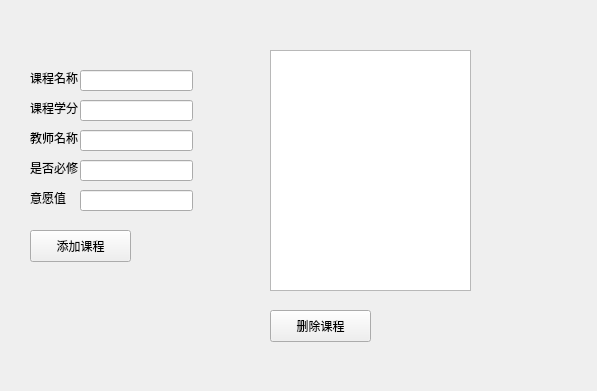
<?xml version="1.0" encoding="UTF-8"?>
<ui version="4.0">
 <class>ModifyCourses</class>
 <widget class="QWidget" name="ModifyCourses">
  <property name="geometry">
   <rect>
    <x>0</x>
    <y>0</y>
    <width>597</width>
    <height>391</height>
   </rect>
  </property>
  <property name="windowTitle">
   <string>Form</string>
  </property>
  <widget class="QPushButton" name="confirmButton">
   <property name="geometry">
    <rect>
     <x>30</x>
     <y>230</y>
     <width>101</width>
     <height>32</height>
    </rect>
   </property>
   <property name="text">
    <string>添加课程</string>
   </property>
  </widget>
  <widget class="QLabel" name="label">
   <property name="geometry">
    <rect>
     <x>30</x>
     <y>70</y>
     <width>58</width>
     <height>16</height>
    </rect>
   </property>
   <property name="text">
    <string>课程名称</string>
   </property>
  </widget>
  <widget class="QLineEdit" name="courseName">
   <property name="geometry">
    <rect>
     <x>80</x>
     <y>70</y>
     <width>113</width>
     <height>21</height>
    </rect>
   </property>
  </widget>
  <widget class="QLabel" name="label_2">
   <property name="geometry">
    <rect>
     <x>30</x>
     <y>100</y>
     <width>58</width>
     <height>16</height>
    </rect>
   </property>
   <property name="text">
    <string>课程学分</string>
   </property>
  </widget>
  <widget class="QLineEdit" name="courseCredit">
   <property name="geometry">
    <rect>
     <x>80</x>
     <y>100</y>
     <width>113</width>
     <height>21</height>
    </rect>
   </property>
  </widget>
  <widget class="QLabel" name="label_3">
   <property name="geometry">
    <rect>
     <x>30</x>
     <y>160</y>
     <width>58</width>
     <height>16</height>
    </rect>
   </property>
   <property name="text">
    <string>是否必修</string>
   </property>
  </widget>
  <widget class="QLabel" name="label_4">
   <property name="geometry">
    <rect>
     <x>30</x>
     <y>130</y>
     <width>58</width>
     <height>16</height>
    </rect>
   </property>
   <property name="text">
    <string>教师名称</string>
   </property>
  </widget>
  <widget class="QLabel" name="label_5">
   <property name="geometry">
    <rect>
     <x>30</x>
     <y>190</y>
     <width>58</width>
     <height>16</height>
    </rect>
   </property>
   <property name="text">
    <string>意愿值</string>
   </property>
  </widget>
  <widget class="QLineEdit" name="teacherName">
   <property name="geometry">
    <rect>
     <x>80</x>
     <y>130</y>
     <width>113</width>
     <height>21</height>
    </rect>
   </property>
  </widget>
  <widget class="QLineEdit" name="ifMust">
   <property name="geometry">
    <rect>
     <x>80</x>
     <y>160</y>
     <width>113</width>
     <height>21</height>
    </rect>
   </property>
  </widget>
  <widget class="QLineEdit" name="intensionPoint">
   <property name="geometry">
    <rect>
     <x>80</x>
     <y>190</y>
     <width>113</width>
     <height>21</height>
    </rect>
   </property>
  </widget>
  <widget class="QListWidget" name="allCourses">
   <property name="geometry">
    <rect>
     <x>270</x>
     <y>50</y>
     <width>201</width>
     <height>241</height>
    </rect>
   </property>
  </widget>
  <widget class="QPushButton" name="deleteButton">
   <property name="geometry">
    <rect>
     <x>270</x>
     <y>310</y>
     <width>101</width>
     <height>32</height>
    </rect>
   </property>
   <property name="text">
    <string>删除课程</string>
   </property>
  </widget>
 </widget>
 <resources/>
 <connections/>
</ui>
